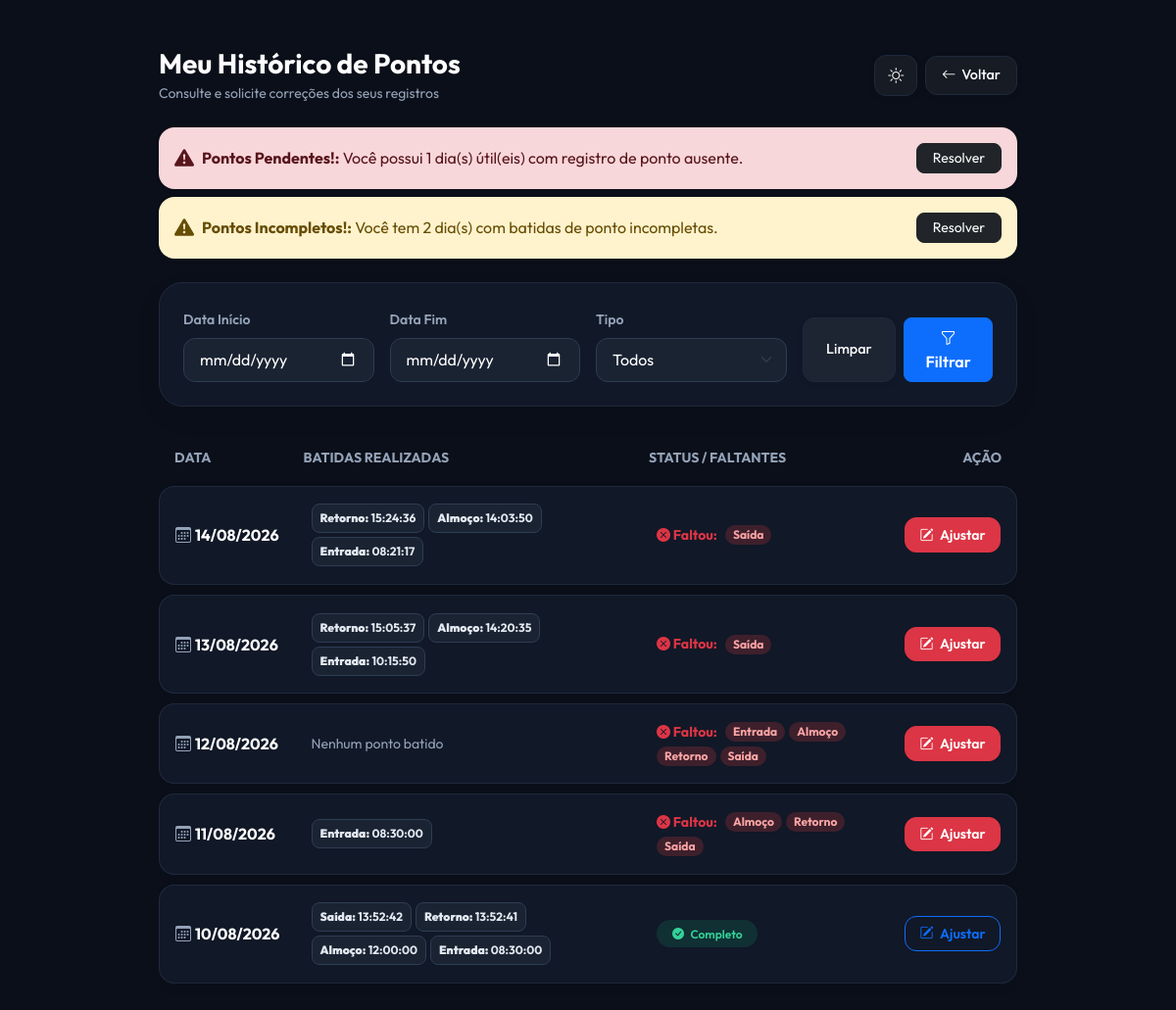
Page /meu_historico (signed in) on the committed database.
### app.py (models this page shows)
class RegistroPonto(db.Model):
    id = db.Column(db.Integer, primary_key=True)
    data = db.Column(db.String(10), nullable=False)  # DD/MM/YYYY
    tipo = db.Column(db.String(20), nullable=False)
    hora = db.Column(db.String(8), nullable=False)   # HH:MM:SS
    usuario_id = db.Column(db.Integer, db.ForeignKey("usuario.id"), nullable=False)
    foi_ajustado = db.Column(db.Boolean, default=False)

### app.py (the view)
@app.route("/meu_historico")
@login_required
def meu_historico():
    hoje = datetime.now(ZoneInfo("America/Sao_Paulo")).date()
    registros = (
        RegistroPonto.query.filter_by(usuario_id=current_user.id)
        .order_by(RegistroPonto.id.desc())
        .all()
    )
    dias_registrados = {}
    primeira_data = hoje
    for r in registros:
        try:
            d_obj = datetime.strptime(r.data, "%d/%m/%Y").date()
            if d_obj not in dias_registrados:
                dias_registrados[d_obj] = []
            dias_registrados[d_obj].append(r)
            if d_obj < primeira_data:
                primeira_data = d_obj
        except ValueError:
            pass
    historico_analisado = []
    curr = primeira_data if registros else (hoje - timedelta(days=30))
    datas_intervalo = []
    temp_date = curr
    while temp_date <= hoje:
        datas_intervalo.append(temp_date)
        temp_date += timedelta(days=1)
    datas_intervalo.sort(reverse=True)
    for d_obj in datas_intervalo:
        data_str = d_obj.strftime("%d/%m/%Y")
        registros_do_dia = dias_registrados.get(d_obj, [])
        is_fim_de_semana = d_obj.weekday() >= 5
        if is_fim_de_semana and not registros_do_dia:
            continue
        faltantes = identificar_pontos_faltantes(registros_do_dia)
        historico_analisado.append({
            "data": data_str,
            "registros": registros_do_dia,
            "faltantes": faltantes,
            "incompleto": len(faltantes) > 0,
        })
    return render_template(
        "meu_historico.html", historico=historico_analisado
    )

### app.py (called while the page is built)
def eh_dia_util(data_obj):
    return data_obj.weekday() < 5

@login_manager.user_loader
def load_user(user_id):
    return Usuario.query.get(int(user_id))

def identificar_pontos_faltantes(registros_do_dia):
    tipos_batidos = [
        getattr(p, "tipo", getattr(p, "tipo_ponto", ""))
        for p in registros_do_dia
    ]
    faltantes = [p for p in PONTOS_OBRIGATORIOS if p not in tipos_batidos]
    return faltantes

@app.context_processor
def inject_notifications():
    try:
        if current_user and current_user.is_authenticated:
            notifs = obter_notificacoes_usuario(current_user.id)
            return dict(
                notificacoes_usuario=notifs, total_notificacoes=len(notifs)
            )
    except Exception:
        pass
    return dict(notificacoes_usuario=[], total_notificacoes=0)

### templates/meu_historico.html (shortened to what this page needs)
<!DOCTYPE html>
<html lang="pt-br" data-theme="dark">
<head>
    <link href="https://cdn.jsdelivr.net/npm/bootstrap@5.3.0/dist/css/bootstrap.min.css" rel="stylesheet">
    <link href="https://cdn.jsdelivr.net/npm/bootstrap-icons@1.10.5/font/bootstrap-icons.css" rel="stylesheet">
</head>
<body class="py-5">
    <div class="container fade-in-up" style="max-width: 900px;">
        <div class="d-flex justify-content-between align-items-center mb-4">
            <div>
                <h3 class="fw-bold m-0">Meu Histórico de Pontos</h3>
                <span class="text-muted small">Consulte e solicite correções dos seus registros</span>
            </div>
            <div class="d-flex align-items-center gap-2">
                <button class="nav-btn btn-theme" id="themeToggle" title="Mudar Tema">
                    <i class="bi bi-sun" id="themeIcon"></i>
                </button>
                <a href="{{ url_for('index') }}" class="nav-btn">
                    <i class="bi bi-arrow-left"></i> Voltar
                </a>
            </div>
        </div>
        {% if notificacoes_usuario %}
            <div class="mb-4">
                {% for notif in notificacoes_usuario %}
                    <div class="alert alert-{{ notif.tipo if notif.tipo else 'warning' }} border-0 shadow-sm rounded-4 d-flex justify-content-between align-items-center mb-2">
                        <div class="d-flex align-items-center gap-2">
                            <i class="bi bi-exclamation-triangle-fill fs-5"></i>
                            <div>
                                <strong>{{ notif.titulo }}:</strong> {{ notif.mensagem }}
                            </div>
                        </div>
                        {% if notif.link %}
                            <a href="{{ notif.link }}" class="btn btn-sm btn-dark rounded-3 px-3">
                                Resolver
                            </a>
                        {% endif %}
                    </div>
                {% endfor %}
            </div>
        {% endif %}
        <div class="custom-card p-4 mb-4">
            <form method="GET" action="{{ url_for('meu_historico') }}" class="row g-3 align-items-end">
                <div class="col-md-3">
                    <label class="form-label fw-semibold small text-muted">Data Início</label>
                    <input type="date" name="data_inicio" class="form-control" value="{{ data_inicio if data_inicio else '' }}">
                </div>
                <div class="col-md-3">
                    <label class="form-label fw-semibold small text-muted">Data Fim</label>
                    <input type="date" name="data_fim" class="form-control" value="{{ data_fim if data_fim else '' }}">
                </div>
                <div class="col-md-3">
                    <label class="form-label fw-semibold small text-muted">Tipo</label>
                    <select name="tipo_ponto" class="form-select">
                        <option value="">Todos</option>
                    </select>
                </div>
                <div class="col-md-3 d-flex gap-2">
                    <a href="{{ url_for('meu_historico') }}" class="nav-btn w-100 justify-content-center py-2">Limpar</a>
                    <button type="submit" class="btn btn-primary w-100 rounded-3 py-2 fw-semibold">
                        <i class="bi bi-funnel"></i> Filtrar
                    </button>
                </div>
            </form>
        </div>
        <div class="table-responsive">
            <table class="table table-custom align-middle">
                <thead>
                    <tr class="small text-uppercase">
                        <th class="ps-3">Data</th>
                        <th>Batidas Realizadas</th>
                        <th>Status / Faltantes</th>
                        <th class="text-end pe-3">Ação</th>
                    </tr>
                </thead>
                <tbody>
                    {% if historico %}
                        {% for item in historico %}
                        <tr>
                            <td class="fw-bold ps-3" style="white-space: nowrap;">
                                <i class="bi bi-calendar3 me-1 text-muted"></i>{{ item.data }}
                            </td>
                            <td>
                                <div class="d-flex flex-wrap gap-1">
                                    {% for p in item.registros %}
                                        <span class="badge badge-ponto rounded-3 px-2 py-2">
                                            <strong>{{ p.tipo }}:</strong> {{ p.hora }}
                                        </span>
                                    {% else %}
                                        <span class="text-muted small italic">Nenhum ponto batido</span>
                                    {% endfor %}
                                </div>
                            </td>
                            <td>
                                {% if item.incompleto %}
                                    <div class="d-flex flex-wrap align-items-center gap-1">
                                        <span class="text-danger small fw-bold me-1"><i class="bi bi-x-circle-fill"></i> Faltou:</span>
                                        {% for f in item.faltantes %}
                                            <span class="badge badge-falta px-2 py-1 rounded-pill small">
                                                {{ f }}
                                            </span>
                                        {% endfor %}
                                    </div>
                                {% else %}
                                    <span class="badge badge-normal px-3 py-2 rounded-pill fw-semibold">
                                        <i class="bi bi-check-circle-fill me-1"></i> Completo
                                    </span>
                                {% endif %}
                            </td>
                            <td class="text-end pe-3" style="white-space: nowrap;">
                                {% set dia, mes, ano = item.data.split('/') %}
                                <a href="{{ url_for('solicitar_correcao', data=ano + '-' + mes + '-' + dia) }}"
                                   class="btn btn-sm btn-adjust {% if item.incompleto %}btn-danger{% else %}btn-outline-primary{% endif %}">
                                    <i class="bi bi-pencil-square me-1"></i> Ajustar
                                </a>
                            </td>
                        </tr>
                        {% endfor %}
                    {% endif %}
                </tbody>
            </table>
        </div>
    </div>
</body>
</html>

### templates/meu_historico.html (style rules this page uses)
[data-theme="dark"] { --bg-dark: #0b0f19; --card-bg: #111827; --card-border: #1f293d; --text-main: #ffffff; --text-muted: #94a3b8; --input-bg: #1a2332; --input-border: #2d3d54; --input-text: #ffffff; --blue-accent: #2563eb; --blue-hover: #1d4ed8; --blue-glow: rgba(37, 99, 235, 0.25); --nav-btn-bg: rgba(255, 255, 255, 0.05); --nav-btn-hover: rgba(255, 255, 255, 0.12); --table-row-bg: #111827; --table-row-border: #1f293d; --badge-ponto-bg: #1a2332; --badge-ponto-text: #e2e8f0; --badge-ponto-border: #2d3d54; --badge-normal-bg: rgba(16, 185, 129, 0.15); --badge-normal-text: #34d399; --badge-falta-bg: rgba(239, 68, 68, 0.2); --badge-falta-text: #fca5a5; }
:root { --radius-main: 24px; --radius-btn: 12px; --radius-md: 16px; }
body { font-family: 'Outfit', sans-serif; background-color: var(--bg-dark); color: var(--text-main); min-height: 100vh; padding: 2rem 1rem; transition: background-color 0.3s ease, color 0.3s ease; }
.text-muted { color: var(--text-muted) !important; }
.fade-in-up { animation: fadeInUp 0.5s cubic-bezier(0.16, 1, 0.3, 1) forwards; }
.nav-btn { background: var(--nav-btn-bg); border: 1px solid var(--card-border); color: var(--text-main); padding: 0.5rem 1rem; border-radius: var(--radius-btn); font-size: 0.9rem; font-weight: 500; text-decoration: none; display: inline-flex; align-items: center; gap: 6px; transition: all 0.2s ease; cursor: pointer; box-shadow: 0 2px 8px rgba(0, 0, 0, 0.05); }
.btn-theme { padding: 0.5rem 0.8rem; font-size: 1rem; }
.custom-card { background: var(--card-bg); border: 1px solid var(--card-border); border-radius: var(--radius-main); box-shadow: 0 10px 30px rgba(0, 0, 0, 0.05); transition: background-color 0.3s ease, border-color 0.3s ease; }
.form-control, .form-select { border-radius: 12px; border: 1px solid var(--input-border); background-color: var(--input-bg); color: var(--input-text); padding: 0.6rem 1rem; transition: all 0.2s ease; }
.table-custom { border-collapse: separate; border-spacing: 0 10px; color: var(--text-main); width: 100%; }
.table-custom th { border: none; color: var(--text-muted); background: transparent !important; }
.table-custom tbody tr { background-color: var(--table-row-bg) !important; box-shadow: 0 4px 12px rgba(0, 0, 0, 0.05); border-radius: var(--radius-md); transition: transform 0.2s ease, box-shadow 0.2s ease; }
.table-custom td { padding: 1.1rem 1rem; vertical-align: middle; background-color: var(--table-row-bg) !important; color: var(--text-main) !important; border-top: 1px solid var(--table-row-border); border-bottom: 1px solid var(--table-row-border); }
.table-custom td:first-child { border-left: 1px solid var(--table-row-border); border-radius: var(--radius-md) 0 0 var(--radius-md); }
.table-custom td:last-child { border-right: 1px solid var(--table-row-border); border-radius: 0 var(--radius-md) var(--radius-md) 0; }
.badge-normal { background: var(--badge-normal-bg); color: var(--badge-normal-text); }
.badge-falta { background: var(--badge-falta-bg); color: var(--badge-falta-text); }
.badge-ponto { background: var(--badge-ponto-bg); color: var(--badge-ponto-text); border: 1px solid var(--badge-ponto-border); }
.btn-adjust { border-radius: 12px; font-weight: 600; padding: 0.4rem 0.9rem; transition: all 0.2s ease; }

### rows in the picture
RegistroPonto: tipo "Retorno", hora "15:24:36"
RegistroPonto: tipo "Almoço", hora "14:03:50"
RegistroPonto: tipo "Entrada", hora "08:21:17"
RegistroPonto: tipo "Retorno", hora "15:05:37"
RegistroPonto: tipo "Almoço", hora "14:20:35"
RegistroPonto: tipo "Entrada", hora "10:15:50"
RegistroPonto: tipo "Entrada", hora "08:30:00"
RegistroPonto: tipo "Saída", hora "13:52:42"
RegistroPonto: tipo "Retorno", hora "13:52:41"
RegistroPonto: tipo "Almoço", hora "12:00:00"
RegistroPonto: tipo "Entrada", hora "08:30:00"

### other values in the picture
{{ notif.titulo }} "Pontos Pendentes!" "Pontos Incompletos!"
{{ notif.mensagem }} "Você possui 1 dia(s) útil(eis) com registro de ponto ausente." "Você tem 2 dia(s) com batidas de ponto incompletas."
{{ item.data }} "14/08/2026" "13/08/2026" "12/08/2026" "11/08/2026" "10/08/2026"
{{ f }} "Saída" "Saída" "Entrada" "Almoço" "Retorno" "Saída" "Almoço" "Retorno" "Saída"
